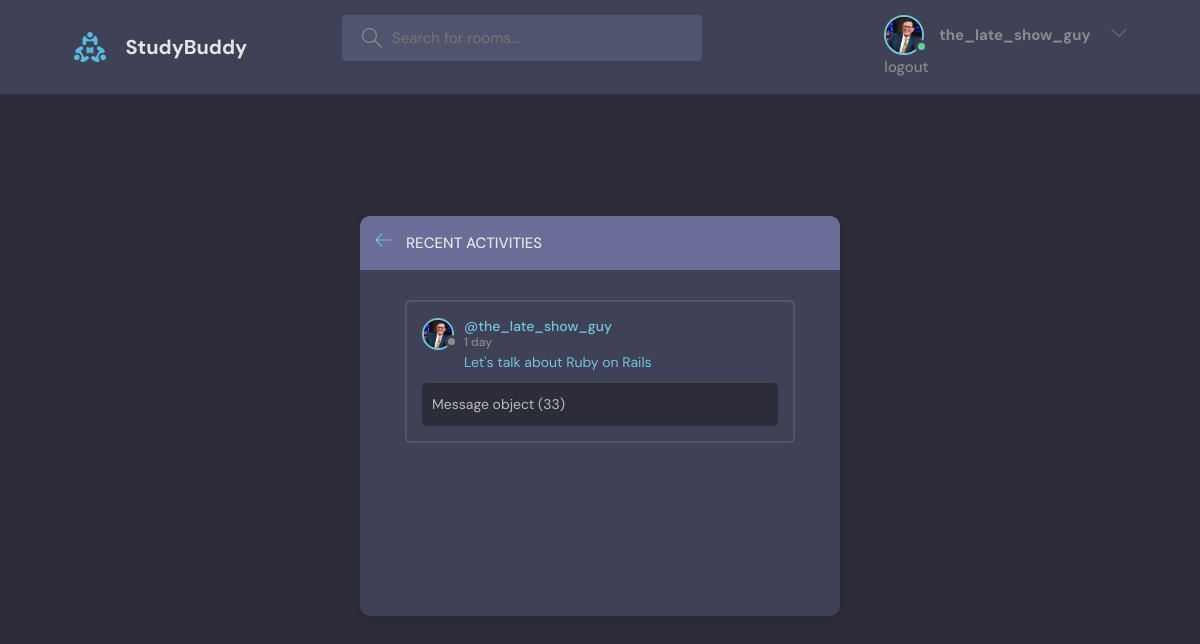
The page /activity/ (signed in) on the database its author committed.
### base/models.py (models this page shows, shortened)
class User(AbstractUser):
    name=models.CharField(max_length=200,null=True)
    email=models.EmailField(unique=True,null=True)
    bio=models.TextField(null=True)
    avatar=models.ImageField(null=True,default="avatar.svg")
    USERNAME_FIELD ='email'
    REQUIRED_FIELDS =[]

class Message(models.Model):
    user=models.ForeignKey(User,on_delete=models.CASCADE)
    room=models.ForeignKey(Room,on_delete=models.CASCADE)
    body=models.TextField()
    updated=models.DateTimeField(auto_now=True)
    created=models.DateTimeField(auto_now_add=True)
    class Meta:
        ordering = ['-updated','-created']  # '-' puts the new data field before all the prefilled data

class Room(models.Model):
    host = models.ForeignKey(User,on_delete=models.SET_NULL,null=True)
    topic=models.ForeignKey(Topic,on_delete=models.SET_NULL,null=True) #if topic was placed below Room then we must put Topic under Singles Commas i.e 'Topic',on_delete=models.CASCADE
    name=models.CharField(max_length=200)
    description=models.TextField(null=True,blank=True);
    participants=models.ManyToManyField(User,related_name='participants',blank=True)
    likes=models.ManyToManyField(User,related_name='likes',blank=True)
    updated =models.DateTimeField(auto_now=True)   #automatic
    created =models.DateTimeField(auto_now_add=True)  #it will only save a value once i.e the time it is created
    class Meta:
        ordering = ['-updated','-created']  # '-' puts the new data field before all the prefilled data
    def __str__(self):
        return self.name

### base/views.py (the view)
# urls.py: path('activity/',views.activityPage,name="activity"),
def activityPage(request):
    room_messages=Message.objects.all()
    print(room_messages)
    return render(request,'base/activity.html',{'room_messages': room_messages})

### base/templates/base/activity.html (shortened to what this page needs)
{% extends 'main.html' %}
{% block content%}
    <main class="layout">
      <div class="container">
        <div class="layout__box">
          <div class="layout__boxHeader">
            <div class="layout__boxTitle">
              <a href="{% url 'home' %}">
                <svg version="1.1" xmlns="http://www.w3.org/2000/svg" width="32" height="32" viewBox="0 0 32 32">
                  <title>arrow-left</title>
                  <path
                    d="M13.723 2.286l-13.723 13.714 13.719 13.714 1.616-1.611-10.96-10.96h27.625v-2.286h-27.625l10.965-10.965-1.616-1.607z"
                  ></path>
                </svg>
              </a>
              <h3>Recent Activities</h3>
            </div>
          </div>
          <div class="activities-page layout__body">
            {% for message in room_messages %}
            <div class="activities__box">
              <div class="activities__boxHeader roomListRoom__header">
                <a href="{% url 'user-profile' message.user.id%}" class="roomListRoom__author">
                  <div class="avatar avatar--small">
                    <img src={{request.user.avatar.url}} />
                  </div>
                  <p>
                    @{{user.username}}
                    <span>{{message.created|timesince}}</span>
                  </p>
                </a>
              </div>
              <div class="activities__boxContent">
                <p><a href="{% url 'room' message.room.id %}">{{message.room}}</a></p>
                <div class="activities__boxRoomContent">
                  {{message}}
                </div>
              </div>
            </div>
            {% endfor %}
          </div>
        </div>
      </div>
    </main>
{% endblock content %}

### templates/navbar.html (shortened to what this page needs)
{%load static %}
<!DOCTYPE html>
<html lang="en">
<head>
</head>
<body>
  <header class="header header--loggedIn">
    <div class="container">
      <a href="{% url 'home' %}" class="header__logo">
        <img src="{% static 'images/logo.svg' %}" />
        <h1>StudyBuddy</h1>
      </a>
      <form class="header__search" method="GET" action="{% url 'home' %}">
        <label>
          <input name="q" placeholder="Search for rooms..." />
        </label>
      </form>
      <nav class="header__menu">
        {% if request.user.is_authenticated %}
        <div class="header__user">
          <a href="{% url 'user-profile' request.user.id %}">
            <div class="avatar avatar--medium active">
              <img src="{{request.user.avatar.url}}" />
            </div>
            <h1> {{request.user.username}}</h1>
          </a>
          <button class="dropdown-button">
            <svg version="1.1" xmlns="http://www.w3.org/2000/svg" width="32" height="32" viewBox="0 0 32 32">
              <title>chevron-down</title>
              <path d="M16 21l-13-13h-3l16 16 16-16h-3l-13 13z"></path>
            </svg>
          </button>
        </div>
        <a href="{% url 'logout' %}">logout</a>
       {% else %}
       <div>
       <a href="{% url 'login' %}">login
        <img src="{% static 'images/avatar.svg' %}" />
        </a>
      </div>
        {% endif %}
      </nav>
    </div>
  </header>
</html>

### static/styles/style.css (style rules this page uses)
:root { --color-main: #71c6dd; --color-main-light: #e1f6fb; --color-dark: #3f4156; --color-dark-medium: #51546e; --color-dark-light: #696d97; --color-light: #e5e5e5; --color-gray: #8b8b8b; --color-light-gray: #b2bdbd; --color-bg: #2d2d39; --color-success: #5dd693; --color-error: #fc4b0b; }
* { font-family: "DM Sans", -apple-system, BlinkMacSystemFont, "Segoe UI", Roboto, Oxygen, Ubuntu, Cantarell, "Open Sans", "Helvetica Neue", sans-serif; margin: 0; padding: 0; box-sizing: border-box; text-rendering: optimizeLegibility; font-size: inherit; }
html { font-size: 56.25%; }
@media only screen and (min-width: 1200px) { html { font-size: 62.5%; } }
body { line-height: 1.6; font-weight: 400; font-size: 1.5rem; color: var(--color-light-gray); background-color: var(--color-bg); min-height: 100vh; }
img { width: 100%; }
a { display: inline-block; color: var(--color-main); text-decoration: none; }
.container { max-width: 120rem; width: 90%; margin: auto; }
.avatar { position: relative; display: inline-block; border-radius: 50%; border: 2px solid var(--color-main); }
.avatar img { display: block; border-radius: 50%; object-fit: cover; object-position: center; }
.avatar::after { content: ""; display: block; position: absolute; background-color: var(--color-gray); z-index: 111; border-radius: 50%; border: 0.3rem solid var(--color-dark); }
.avatar.active::after { background-color: var(--color-success); }
.avatar.avatar--small img { width: 2.8rem; height: 2.8rem; }
.avatar.avatar--small:after { width: 0.7rem; height: 0.7rem; bottom: 0px; right: -6px; }
.avatar.avatar--medium img { width: 3.6rem; height: 3.6rem; border-radius: 50%; }
.avatar.avatar--medium:after { width: 0.7rem; height: 0.7rem; bottom: 0px; right: -6px; }
.header { padding: 1.5rem; background-color: var(--color-dark); }
.header > .container { display: flex; gap: 9.5rem; }
.header__logo, .header__user { display: flex; gap: 2rem; align-items: center; }
.header__logo > img { height: 3.2rem; width: 3.2rem; }
.header__logo > h1 { font-weight: 700; font-size: 2rem; color: var(--color-light); }
.header__search > label { background-color: var(--color-dark-medium); padding: 1.3rem 1rem; display: flex; align-items: center; gap: 1rem; border-radius: 4px; }
.header__search svg { fill: var(--color-gray); width: 2rem; height: 2rem; margin-left: 1rem; }
.header__search input { width: 30rem; background: transparent; border: none; outline: none; color: var(--color-light); }
.header__menu { margin-left: auto; position: relative; }
.header__menu a { display: flex; gap: 1.5rem; align-items: center; font-weight: 500; text-decoration: none; color: var(--color-gray); }
.header__menu img { height: 3.6rem; }
.header__menu svg { width: 1.6rem; height: 1.6rem; fill: var(--color-dark-light); }
.dropdown-button { background: transparent; border: 0; outline: 0; cursor: pointer; }
.layout { margin-top: 2.4rem; }
.layout > .container { display: flex; justify-content: space-between; align-items: flex-start; }
.layout__box { width: 90%; max-width: 48rem; min-height: 40rem; position: absolute; top: 50%; left: 50%; transform: translate(-50%, -46%); background-color: var(--color-dark); border-radius: 1rem; box-shadow: 1px 1px 6px 3px rgba(0, 0, 0, 0.1); overflow: hidden; }
.layout__boxHeader { display: flex; padding: 1.5rem; background-color: var(--color-dark-light); }
.layout__boxTitle { display: flex; gap: 1.5rem; align-items: center; }
.layout__boxTitle h3 { text-transform: uppercase; font-weight: 500; color: var(--color-light); }
.layout__boxTitle svg { width: 1.6rem; height: 1.6rem; fill: var(--color-main); }
.layout__body { margin: 3rem; }
.roomListRoom__header { display: flex; justify-content: space-between; align-items: center; }
.roomListRoom__author { font-weight: 500; display: flex; align-items: center; gap: 1rem; }
.activities__box { margin: 1.5rem; padding: 1.5rem; border: 2px solid var(--color-dark-medium); border-radius: 5px; }
.activities__boxHeader p { font-size: 1.4rem; line-height: 1.3; }
.activities__boxHeader p span { color: var(--color-gray); font-size: 1.2rem; display: block; }
.activities__boxContent { margin-left: 4.2rem; }
.activities__boxContent { font-size: 1.4rem; }
.activities__boxRoomContent { background: var(--color-bg); padding: 1rem; border-radius: 5px; margin-top: 1rem; margin-left: -4.2rem; }

### rows shown on the page
User: user.avatar (picture), user.username "the_late_show_guy", username "the_late_show_guy"
Message: user.avatar (picture), created "1 day", room "Let's talk about Ruby on Rails", id "Message object (33)"
